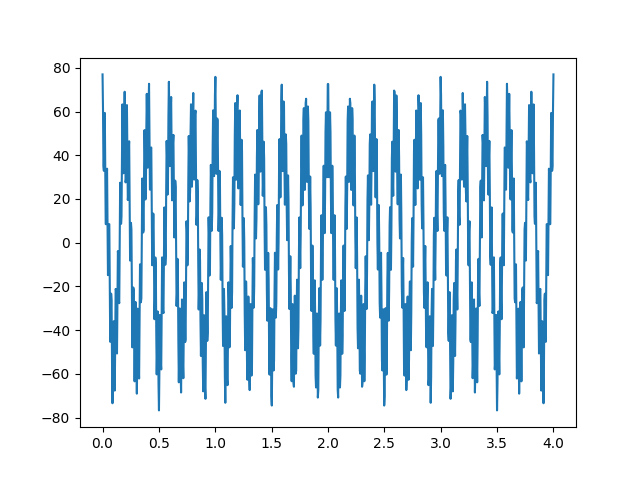

Recreate this plot in Python.
import numpy as np 
import matplotlib.pyplot as plt
from scipy.fft import fft, fftfreq

g=lambda t: 51*np.cos(2*np.pi*5*t) + 5*np.cos(2*np.pi*17*t) + 21*np.cos(2*np.pi*51*t)
t=np.linspace(0,4,1000)
plt.plot(t,g(t))
plt.savefig('HW_2/HW2_1.png')
plt.clf()

Np = 2048
fs = 500
Tf = Np/fs
dt = 1/fs
t = np.arange(0,Tf,dt)
Gs = fft(g(t),Np)
f = fftfreq(Np,dt)
plt.plot(f,abs(Gs))
plt.title('FFT of g(t)')
plt.savefig('HW_2/HW2_1frequency.png')
plt.clf()
